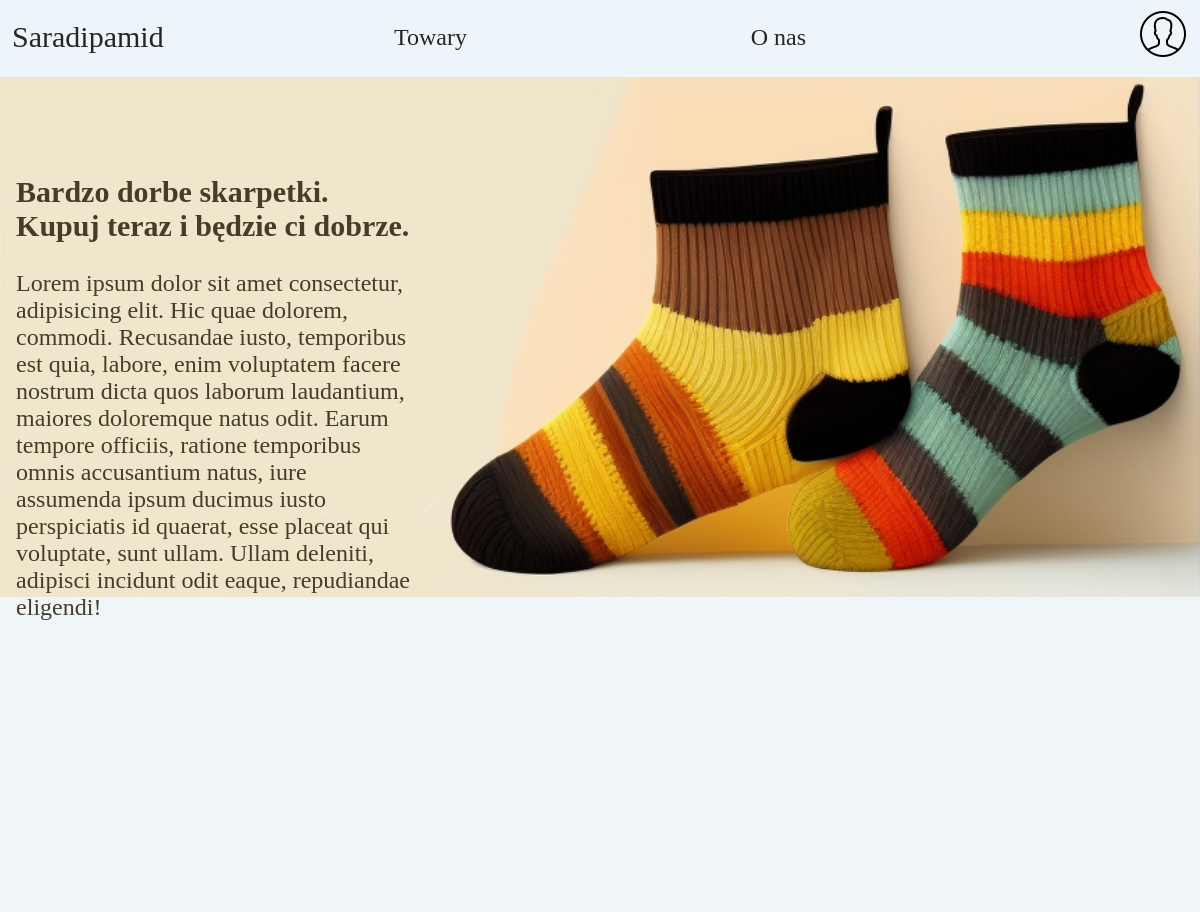
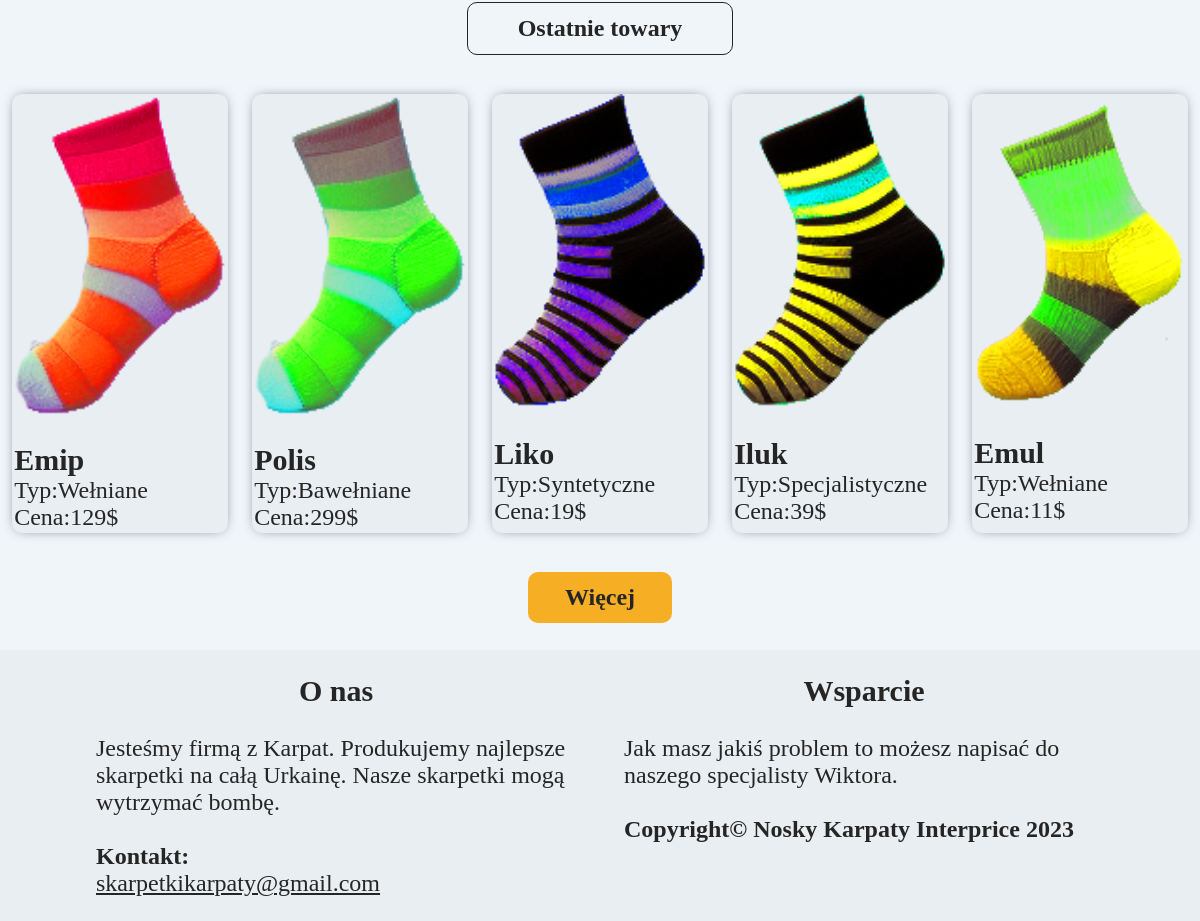
The page / on the database its author committed (2 pictures, top to bottom).
### tables this page shows
CREATE TABLE `noski` (
  `id` int(11) NOT NULL AUTO_INCREMENT,
  `nazwa` text NOT NULL,
  `typ` int(11) NOT NULL,
  `cena` int(11) NOT NULL,
  `foto` varchar(255) NOT NULL,
  PRIMARY KEY (`id`),
  KEY `tym` (`typ`),
  CONSTRAINT `noski_ibfk_1` FOREIGN KEY (`typ`) REFERENCES `typy` (`id`)
);

CREATE TABLE `typy` (
  `id` int(11) NOT NULL AUTO_INCREMENT,
  `typ` enum('Wełniane','Bawełniane','Syntetyczne','Specjalistyczne') NOT NULL,
  `opis` varchar(20000) NOT NULL,
  PRIMARY KEY (`id`),
  UNIQUE KEY `inf2` (`opis`) USING HASH
);

### index.php (the view, shortened to what this page needs)
<?php
	require_once"connect.php";
	$com = "SELECT noski.id, noski.nazwa, noski.cena, noski.foto, typy.typ, typy.opis FROM noski, typy WHERE noski.typ = typy.typ ORDER BY noski.id DESC LIMIT 5; ";
	$casd = mysqli_query($conn, $com);
?>
<!DOCTYPE html>
<html lang="pl-PL">
<head>
	<link rel="stylesheet" href="style.css">
</head>
<body>
	<header>
		<div class="menu menu1">
			<p><a style="font-size: 30px; text-decoration: none;" href="index.php">Saradipamid</a></p>
		</div>
		<div class="menu menu2">
			<a href='alltow.php?page=1'>Towary</a>
			<a href="#stop">O nas</a>
		</div>
		<div class="menu menu3">
			<div class="log">
				<?php
				if (@$_SESSION['user']) {
					echo "
					<a href='profile.php' style='text-decoration: none;'>Witaj ".@$_SESSION['user']['imie']."</a>
					";
				}else {
					echo "
						<a href='login.php'>
							<img src='img/BBD/profile.png' alt=''>
						</a>
				";
				}
				?>
			</div>
		</div>
	</header>
	<br>
	<article id="witr">
		<section>
			<div>
				<div>
					<h1 style=" color: #433D29;font-size: 30px;">Bardzo dorbe skarpetki.<br>Kupuj teraz i będzie ci dobrze.</h1>
					<br>
					<p style="color: #433D29;">Lorem ipsum dolor sit amet consectetur, adipisicing elit. Hic quae dolorem, commodi. Recusandae iusto, temporibus est quia, labore, enim voluptatem facere nostrum dicta quos laborum laudantium, maiores doloremque natus odit.
					Earum tempore officiis, ratione temporibus omnis accusantium natus, iure assumenda ipsum ducimus iusto perspiciatis id quaerat, esse placeat qui voluptate, sunt ullam. Ullam deleniti, adipisci incidunt odit eaque, repudiandae eligendi!</p>
				</div>
			</div>
		</section>
	</article>
	<br>
	<h1 class="nag"><p>Ostatnie towary</p></h1>
	<br>
	<article id="towar">
		<?php
		while ($row = mysqli_fetch_assoc($casd)) {
			echo
			"
			<a class='to' href='insert.php?id=".$row['id']."'>
				<div class='tow'>
					<img src='".$row['foto']."'>
					<div>
						<h1 style='font-size: 30px;'>".$row['nazwa']."</h1>
						<p>Typ:".$row['typ']."</p>
						<p>Cena:".$row['cena']."$</p>
					</div>
				</div>
			</a>
			"
			;
		}
		?>
	</article>
	<br>
	<h1 class="nag"><a href="alltow.php?page=1">Więcej</a></h1>
	<br>
	<footer id="stop">
		<div class="fot1">
			<h1>O nas</h1>
			<br>
			<p>Jesteśmy firmą z Karpat. Produkujemy najlepsze skarpetki na całą Urkainę. Nasze skarpetki mogą wytrzymać bombę.</p>
			<br>
			<h2>Kontakt:</h2><a href="#">skarpetkikarpaty@gmail.com</a>
		</div>
		<div class="fot2">
			<h1>Wsparcie</h1>
			<br>
			<p>Jak masz jakiś problem to możesz napisać do naszego specjalisty Wiktora.</p>
			<br>
			<h2>Copyright&copy Nosky Karpaty Interprice 2023</h2>
		</div>
	</footer>
</body>
</html>

### style.css (style rules this page uses)
* { margin: 0; padding: 0; font-size: 24px; color: #252525; }
html { height: 100%; box-sizing: border-box; }
body { background-color: #EFF5F9; position: relative; min-height: 100%; }
h1 { font-size: 30px; }
header { width: 100%; height: 50px; }
header>.menu { display: flex; float: left; padding: 1%; background-color: #EEF5FA; }
header>.menu1, .menu3 { width: 18%; height: 100%; background-color: #EEF5FA; }
header>.menu1>p { font-size: 30px; margin-top: auto; margin-bottom: auto; }
header>.menu2 { width: 58%; height: 100%; justify-content: space-around; }
header>.menu2>a { margin-top: auto; margin-bottom: auto; text-decoration: none; }
header>.menu3 { justify-content: right; align-items: center; }
header>.menu3>.log { float: right; }
#witr { width: 100%; }
#witr>section { width: 100%; height: 810px; background: url("img/BBD/pres.jpg") no-repeat; background-size: 100%; }
#witr>section>div { width: 34%; height: 95%; padding: 1%; }
#witr>section>div>div { width: 97%; height: 59%; padding: 1%; margin-top: 20%; }
.nag>p { padding: 1%; text-align: center; display: block; margin-left: auto; margin-right: auto; border-radius: 10px; width: 20%; border: 1px solid #252525; }
.nag>a { padding: 1%; text-align: center; display: block; margin-left: auto; margin-right: auto; border-radius: 10px; width: 10%; background-color: #f6ae24; text-decoration: none; }
#towar { width: 100%; display: flex; justify-content: center; flex-wrap: wrap; }
#towar>.to { margin: 1%; width: 18%; text-decoration: none; border-radius: 10px; background-color: #E8EEF1; box-shadow: 0px 0px 13px -5px rgba(66, 68, 90, 1); transition: .5s; }
#towar>.to>.tow>div { width: 98%; padding: 1%; }
#towar>.to>.tow>img { width: 100%; height: 70%; }
footer { width: 100%; position: inherit; right: 0; bottom: 0; left: 0; background-color: #E8EEF1; display: flex; justify-content: center; }
footer>div { width: 40%; padding: 2%; }
footer>div>h1 { text-align: center; }

### rows shown on the page
noski: foto (picture), nazwa "Emip", typ.typ "Wełniane", cena "129"
noski: foto (picture), nazwa "Polis", typ.typ "Bawełniane", cena "299"
noski: foto (picture), nazwa "Liko", typ.typ "Syntetyczne", cena "19"
noski: foto (picture), nazwa "Iluk", typ.typ "Specjalistyczne", cena "39"
noski: foto (picture), nazwa "Emul", typ.typ "Wełniane", cena "11"
